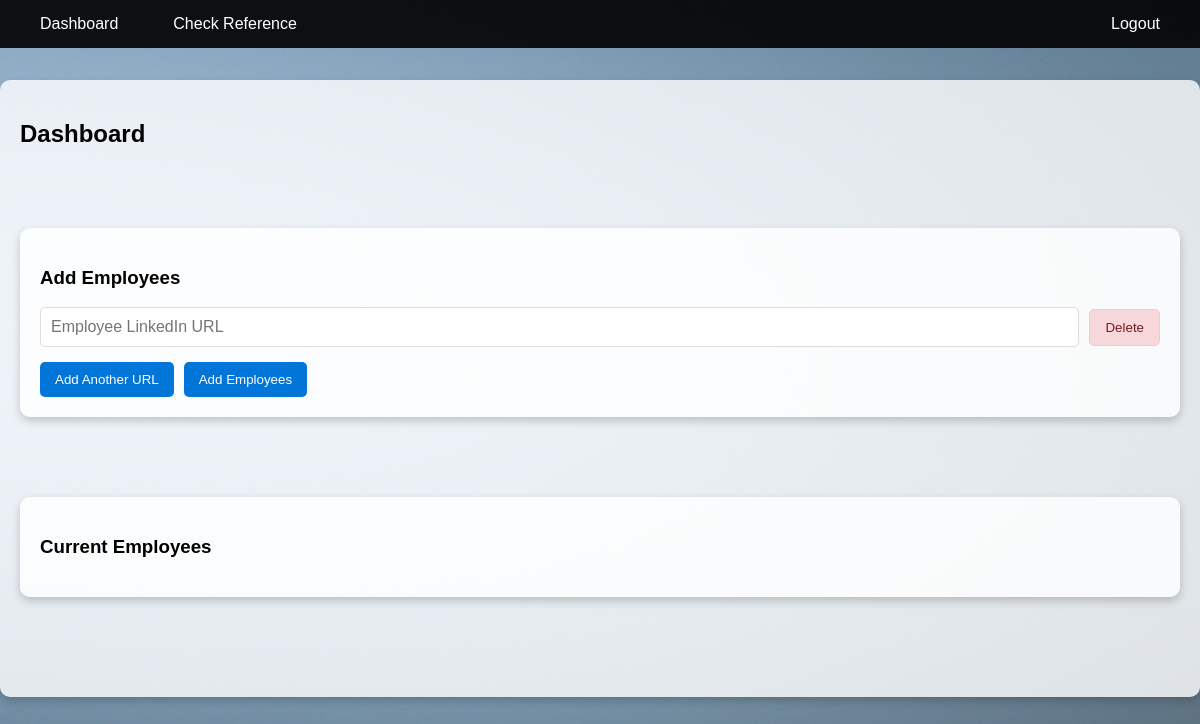
Page /dashboard (signed in) on the earlier database version.
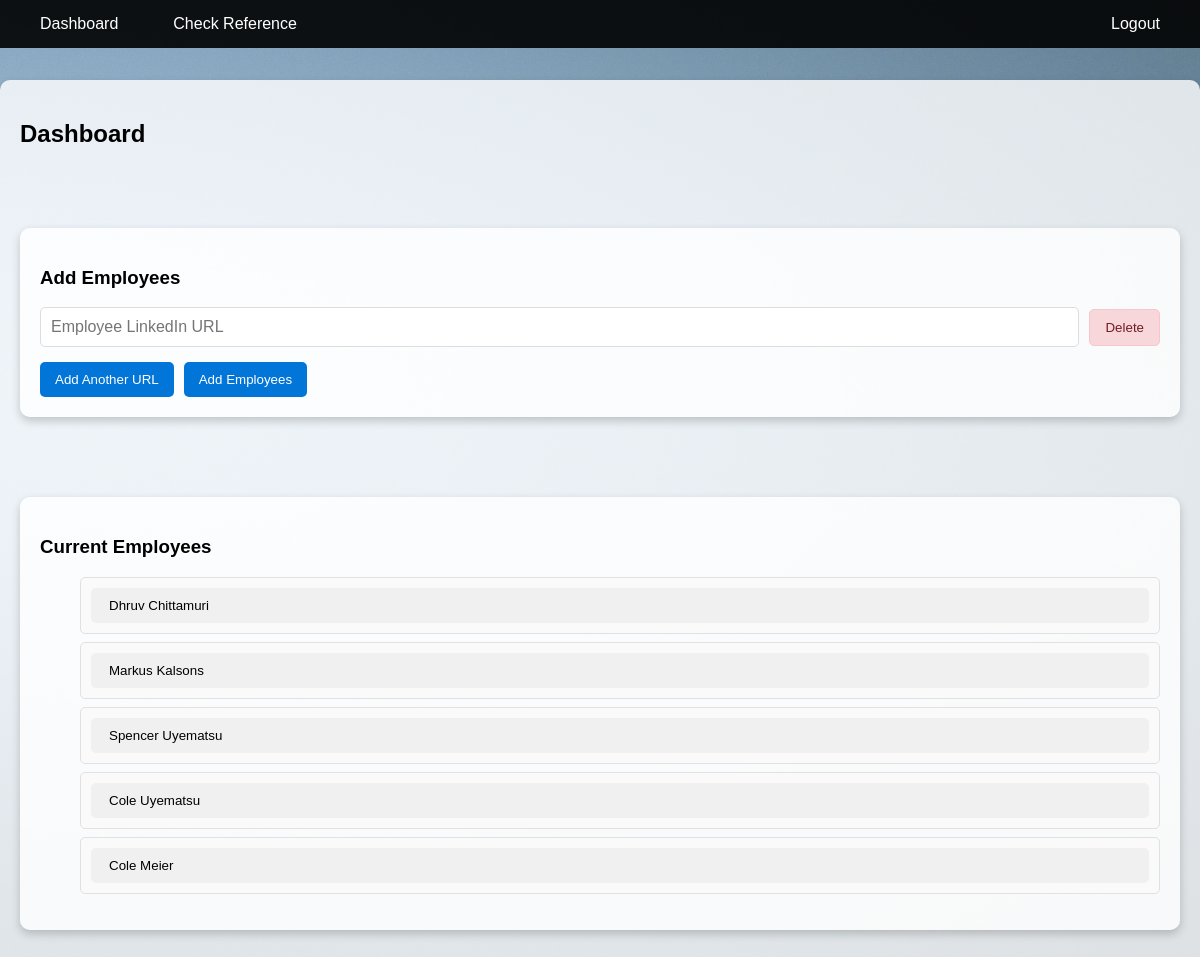
Same page on the later database version.
### models.py (models this page shows)
class Employee(db.Model):
    id = db.Column(db.Integer, primary_key=True)
    name = db.Column(db.String(150), nullable=False)
    linkedin_url = db.Column(db.String(200))
    experience = db.Column(db.Text, nullable=False)
    user_id = db.Column(db.Integer, db.ForeignKey('user.id'), nullable=False)

### routes.py (the view)
@main.route("/dashboard")
@login_required
def dashboard():
    employees = Employee.query.filter_by(owner=current_user)
    return render_template('dashboard.html', employees=employees)

### models.py (called while the page is built)
@login_manager.user_loader
def load_user(user_id):
    return User.query.get(int(user_id))

### templates/dashboard.html (shortened to what this page needs)
{% extends "base.html" %}
{% block content %}
<h2>Dashboard</h2>
<div class="container add-employee-container">
    <h3>Add Employees</h3>
    <form method="POST" action="{{ url_for('main.add_multiple_employees') }}">
        <div id="url-container">
            <div class="url-input">
                <input
                    type="text"
                    name="linkedin_urls"
                    placeholder="Employee LinkedIn URL"
                    required
                >
                <button
                    type="button"
                    class="soft-danger"
                    onclick="removeInput(this)"
                >
                    Delete
                </button>
            </div>
        </div>
        <div class="button-container">
            <button
                type="button"
                class="primary"
                onclick="addInput()"
            >
                Add Another URL
            </button>
            <button
                type="submit"
                class="primary"
            >
                Add Employees
            </button>
        </div>
    </form>
</div>
<div class="container employee-list">
    <h3>Current Employees</h3>
    <ul>
        {% for employee in employees %}
        <li class="employee">
            <button class="collapsible">
                {{ employee.name }}
            </button>
        </li>
        {% endfor %}
    </ul>
</div>
{% endblock %}

### templates/base.html (shortened to what this page needs)
<!DOCTYPE html>
<html lang="en">
<head>
    <link rel="stylesheet" href="{{ url_for('static', filename='style.css') }}">
</head>
<body>
    {% if not request.endpoint in ['main.login', 'main.register'] %}
    <nav>
        <ul>
            <li><a href="{{ url_for('main.dashboard') }}">Dashboard</a></li>
            <li><a href="{{ url_for('main.check_reference') }}">Check Reference</a></li>
            {% if current_user.is_authenticated %}
                <li><a href="{{ url_for('main.logout') }}">Logout</a></li>
            {% else %}
                <li><a href="{{ url_for('main.login') }}">Login</a></li>
            {% endif %}
        </ul>
    </nav>
    {% endif %}
    {% if not request.endpoint in ['main.login', 'main.register'] %}
    <div class="container">
    {% endif %}
        {% block content %}{% endblock %}
    {% if not request.endpoint in ['main.login', 'main.register'] %}
    </div>
    {% endif %}
</body>
</html>

### static/style.css (style rules this page uses)
body { font-family: 'Arial', sans-serif; margin: 0; padding: 0; height: 100vh; background: url('../static/images/background.jpg') no-repeat center center fixed; background-size: cover; overflow-x: hidden; }
body::before { content: ""; position: absolute; top: 0; left: 0; width: 100%; height: 100%; background-color: rgba(255, 255, 255, 0.3); z-index: -1; }
nav { position: fixed; top: 0; width: 100%; background: rgba(0, 0, 0, 0.9); padding: 15px 20px; z-index: 10; }
nav ul { display: flex; align-items: center; list-style: none; padding: 0; margin: 0; gap: 15px; }
nav ul li { margin: 0; }
nav ul li:last-child { margin-left: auto; padding-right: 40px; }
nav ul li a { color: white; text-decoration: none; padding: 10px 20px; border-radius: 5px; transition: background-color 0.3s ease; }
.container { margin: 80px auto; padding: 20px; max-width: 1200px; background-color: rgba(255, 255, 255, 0.8); border-radius: 10px; box-shadow: 0 4px 10px rgba(0, 0, 0, 0.2); }
.url-input { display: flex; align-items: center; gap: 10px; margin-bottom: 15px; }
.url-input input[type="text"] { flex-grow: 1; padding: 10px; font-size: 16px; border: 1px solid #ddd; border-radius: 5px; }
button { padding: 10px 15px; border-radius: 5px; border: none; cursor: pointer; transition: all 0.3s ease; }
button.primary { background-color: #0275d8; color: white; }
button.soft-danger { padding: 10px 15px; background-color: #f8d7da; color: #721c24; border: 1px solid #f5c6cb; border-radius: 5px; cursor: pointer; transition: all 0.3s ease; }
.employee-list { margin-top: 20px; }
.employee { display: flex; align-items: center; justify-content: space-between; background-color: #fafafa; padding: 10px; border: 1px solid #e1e1e1; margin-bottom: 8px; border-radius: 5px; }
.collapsible { background-color: #f0f0f0; padding: 10px 18px; width: 100%; text-align: left; border: none; cursor: pointer; transition: background-color 0.3s ease; }
.button-container { display: flex; justify-content: flex-start; gap: 10px; }

Differences in the rows shown:
added Employee: name "Dhruv Chittamuri"
added Employee: name "Markus Kalsons"
added Employee: name "Spencer Uyematsu"
added Employee: name "Cole Uyematsu"
added Employee: name "Cole Meier"
